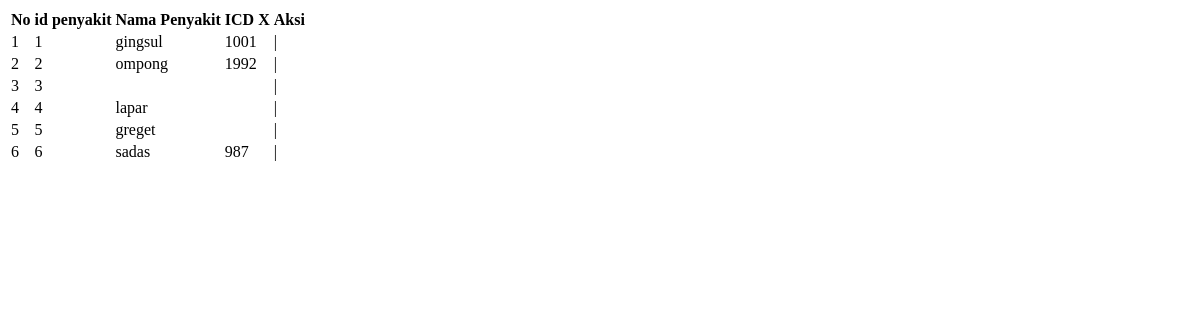
The app's page /_plug_jabatan/Penyakit/DataPenyakit.php with its own data.
### tables this page shows
CREATE TABLE IF NOT EXISTS `penyakit` (
  `id_penyakit` int(20) NOT NULL,
  `nama_penyakit` varchar(50) NOT NULL,
  `icd_x` varchar(10) NOT NULL
);

### _config/config.php (called while the page is built, shortened)
<?php
function base_url($url = null){
	$base_url = "http://localhost/poligogo";
	if($url != null){
		return $base_url."/".$url;
	} else {
		return $base_url;
	}
}
?>

### _plug_jabatan/Penyakit/Crud.php (called while the page is built, shortened)
<?php
	class Crud
	{
		var $table = 'penyakit';
	    public function __construct()
	    {
			require '../../_config/config.php';
	    }
	    public function get_data(){
	    	$mysqli = mysqli_connect('localhost','root','','db_poligigi');
	    	$query = mysqli_query($mysqli, "select * from $this->table");
	    	while ($ress = mysqli_fetch_assoc($query)) {
	    	    	$result[] = $ress;
	    	}
	    	return $result;
	    }
	}
?>

### _plug_jabatan/Penyakit/DataPenyakit.php (the view, shortened to what this page needs)
<?php
$crud = new crud;
?>
<link href="<?php echo base_url();?>/_assets/css/plugins/dataTables/dataTables.bootstrap.css" rel="stylesheet">
 <table class="table table-striped table-bordered table-hover" id="dataTables-example">
                                            <thead>
                                                <tr>
                                                    <th>No</th>
                                                    <th>id penyakit</th>
                                                    <th>Nama Penyakit</th>
                                                    <th>ICD X</th>
                                                    <th>Aksi</th>
                                                </tr>
                                            </thead>
                                            <tbody>
                                                <?php
                                                foreach ($crud->get_data() as $key_data => $value_data) {
                                                        $key_data++;
                                                        echo "<tr>
                                                                <td>$key_data</td>
                                                                <td>".$value_data['id_penyakit']."</td>
                                                                <td>".$value_data['nama_penyakit']."</td>
                                                                <td>".$value_data['icd_x']."</td>
                                                                <td>
                                                                <a href='javascript:void(0);' data-toggle='modal' data-target='#exampleModalLong' id='ubah".$key_data."' data-id_penyakit='".$value_data['id_penyakit']."' data-nama_penyakit='".$value_data['nama_penyakit']."' data-icd_x='".$value_data['icd_x']."' title='Ubah data'>
                                                                    <span class='glyphicon glyphicon-pencil'></span>
                                                                </a>
                                                                    |
                                                                <a href='javascript:void(0);' id='hapus".$key_data."' data-id_penyakit='".$value_data['id_penyakit']."'><span class='glyphicon glyphicon-trash'></span.</a></td>
                                                        </tr>";
                                                    }
                                                ?>
                                            </tbody>
                                        </table>

### records on screen
penyakit: id_penyakit "1", nama_penyakit "gingsul", icd_x "1001"
penyakit: id_penyakit "2", nama_penyakit "ompong", icd_x "1992"
penyakit: id_penyakit "3"
penyakit: id_penyakit "4", nama_penyakit "lapar"
penyakit: id_penyakit "5", nama_penyakit "greget"
penyakit: id_penyakit "6", nama_penyakit "sadas", icd_x "987"
